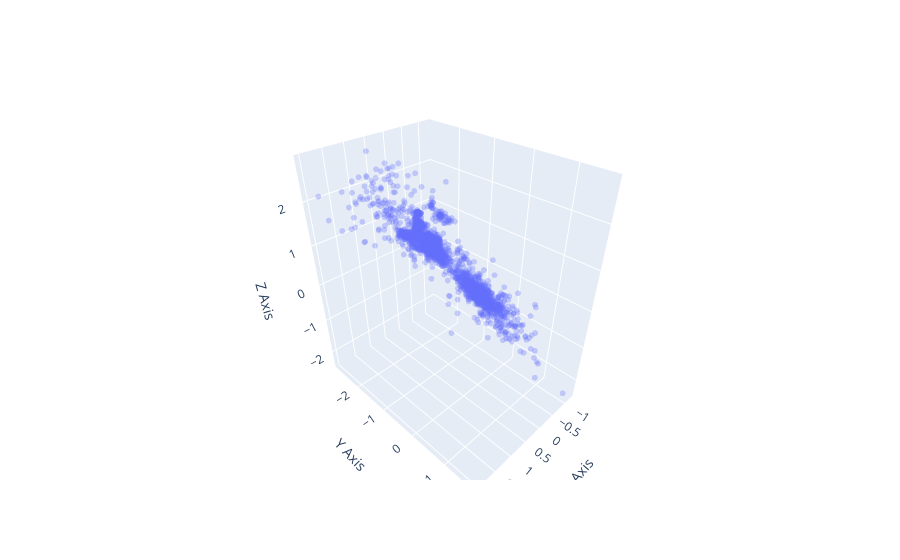

The notebook cell this image was saved under:
### Code cell
import plotly.graph_objects as go
import numpy as np

# Assuming vq_weights is defined
# Example:
# vq_weights = np.random.rand(100, 3)

fig = go.Figure(data=[go.Scatter3d(
    x=axial_slice[:, 0],
    y=axial_slice[:, 1],
    z=axial_slice[:, 2],
    mode='markers',
    marker=dict(size=2, opacity=0.3)
)])

fig.update_layout(scene=dict(
    xaxis_title="X Axis",
    yaxis_title="Y Axis",
    zaxis_title="Z Axis"
))

fig.show()

### Figure 1 — Plotly figure (JSON) as saved in the notebook; plotly's stock layout.template omitted (floating-point values rounded to 4 significant figures; data arrays with more than 128 entries replaced by an {"elided": "..."} marker saying what was removed)
{"data": [{"marker": {"opacity": 0.3, "size": 2}, "mode": "markers", "type": "scatter3d", "x": {"elided": "4096 float values"}, "y": {"elided": "4096 float values"}, "z": {"elided": "4096 float values"}}], "layout": {"scene": {"xaxis": {"title": {"text": "X Axis"}}, "yaxis": {"title": {"text": "Y Axis"}}, "zaxis": {"title": {"text": "Z Axis"}}}}}
